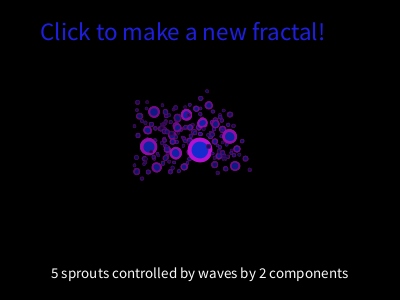
Frame 1 (no input)
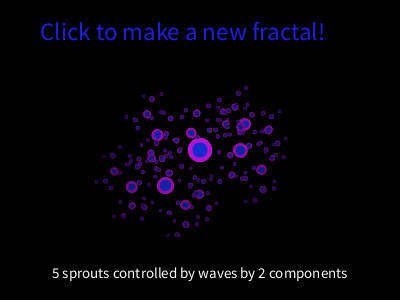
Frame 60 (the mouse pressed at the canvas centre just before this capture)
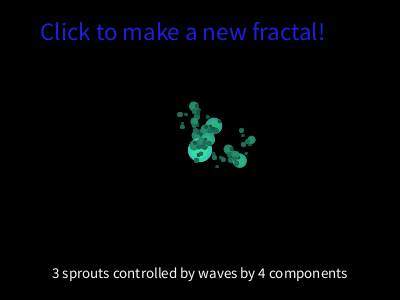
Frame 120 (the mouse held since frame 60 and released just before this capture)

The Processing sketch that drew these frames (run headless with seeded random() and noise(); from frame 60 on, the mouse is pressed at the canvas centre):

// Processing sketch: processing_100403
// ── processing_100403.pde

/////   2D Evolving Fractal Generator
//   ==================================
//
// - Douglas Adam Smith II
//
// - /////   SoC - Project 0
//   //   =====================
//   // - June 1, 2013
//
/////

// The fractal!
Fractal fract;


void setup(){
  size(400,300);
  // make a fractal with a random complexity
  fract = new Fractal(int(random(8)), int(random(8)));
}


void draw(){
  background(0);
  // draw the fractal in the middle, with a begginning length of 75
  fract.visualize(width/2, height/2, 75);
  fill(30,30,220);
  textSize(25);
  textAlign(LEFT);
  text("Click to make a new fractal!", 40, 40);
}

void mousePressed(){
  // click to make a new fractal
  fract = new Fractal(int(random(2, 8)), int(random(8)));
}
/////   THE FRACTAL CLASS
//   =======================
// - emcompasses TimeWaves (see other tab) in order to
//   construct an evolving fractal
// - is built by recursively attaching branches, and 
//   modulating their lengths and angles with sinusoidal functions
// - is two-dimensional (3D version coming soon!)
//
class Fractal{
  
  // PARAMETERS:
  int s, c, status;  // sprouts, components, and status
  float[] decays;    // length and thickness decay values for each branch
  TimeWave[] lengths, angles;  // sinusoidal function to control movement
                               // (see "TimeWave")

  // COLORS
  color baseColor, lineColor;
  
  
  // CONSTRUCTOR
  Fractal(int sprouts, int comps){
    // initilize paramters
    s = max(sprouts, 2); 
    c = max(comps, 2);
    status = int(random(0,3));
    decays = new float[s];
    lengths = new TimeWave[s];
    angles = new TimeWave[s];
    // randomize parameters
    for(int i = 0; i < s; i++){
      decays[i] = random(.4, .7);
      lengths[i] = new TimeWave(comps);
      angles[i]  = new TimeWave(comps);
    }
    // generate random colors
    baseColor = color(random(250),random(250),random(250));
    lineColor = color(random(250),random(250),random(250));
  }
  
  /////   VISUALIZATION
  //   ===================
  // - initiates the recursive display
  //
  void visualize(int x, int y, int b){
    stroke(250);
    pushMatrix();
      translate(x, y);
      drawFractal(b, 4, baseColor, lineColor);
    popMatrix();
    fill(250);
    textSize(15);
    textAlign(CENTER);
    text(s + " sprouts controlled by waves by " + c + " components", width/2, height - 22);
  }
  
  
  /////   FRACTAL DRAWING
  //   =====================
  // - recursively displays fractal
  //
  void drawFractal(float b, float t, color col, color scol){
    // base case...
    // - stop if increments become to small in order to prevent
    //   latency
    if(b > 3  &&  t > .5){
      // draw each branch
      for(int i = 0; i < s; i++){
        // use matricies
        // - simplifies recursion
        // - mitigates use of trig
        pushMatrix();
          // retrieve ~(-1, 1) values from TimeWaves, and map them accordingly
          float length = map(lengths[i].currentValue(), -2, 2, 0, b);
          float angle = map(angles[i].currentValue(), -1, 1, 0, 2*PI);
          // perform tranformations
          rotate(angle);
          stroke(scol);
          fill(col);
          strokeWeight(t);
          // depending on status...
          // - draw rectangle, circle, or line
          switch(status){
            case 0:  line(0,0,0,length);
                       break;
            case 1:  rect(0,0,t*5, t*5);
                       break;
            case 2:  ellipse(0,0,t*5, t*5);
                       break;
          }
          // move forward and start next branch
          translate(0,length);
          drawFractal( b*decays[i] , t*decays[i], color(red(col)*.8, green(col)*.8, blue(col)*.8), color(red(scol)*.8, green(scol)*.8, blue(scol)*.8));
        popMatrix();
      }
    }
  }
}
/////   THE TIMEWAVE CLASS
//   ========================
// - basically just a sinusoidal function
// - encompasses multiple additive components
// - produces values according to time since start
//
class TimeWave{
  
  // COMPONENT INFORMATION
  // A - amplitude
  // T - period
  // S - time shift
  float[] A, T, S;
  
  // number of components
  int cs;
  
  /////   CONTRUCTOR
  //
  TimeWave(int comps){
    cs = comps;
    A = new float[cs];  // store amplitudes
    T = new float[cs];  // store periods
    S = new float[cs];  // store shifts
    // randomize values
    for(int i = 0; i < cs; i++){
      A[i] = random(1);
      T[i] = random(3000, 30000); // make periods between 3 and 30 seconds
      S[i] = random(30000);
    }
  }
  
  /////   VALUE GRABBER
  // - just evaluates function
  float value(int time){
    float sum = 0;
    for(int i = 0; i < cs; i++){
      sum += A[i]*sin(2*PI*time/T[i] + S[i]);
    }
    return sum;
  }
  
  /////   TIMEWAVE
  // - grabs value according to time
  //
  float currentValue(){
    return value(millis());
  }
  
  /////   FUNCTION VISUALIZATION
  // - pretty much just here to check if the class was working...
  //
  void visualize(){
    stroke(250);
    strokeWeight(1);
    for(int t = 0; t < 10000; t++){
      line(map(t, 0, 10000, 0, width), 100*value(t) + height/2, map(t+1, 0, 10000, 0, width), 100*value(t+1) + height/2);
    }
  }
}
